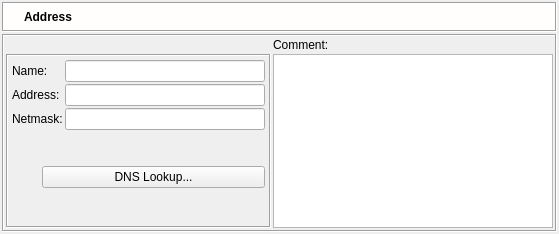
<ui version="4.0" >
 <class>IPv4Dialog_q</class>
 <widget class="QWidget" name="IPv4Dialog_q" >
  <property name="enabled" >
   <bool>true</bool>
  </property>
  <property name="geometry" >
   <rect>
    <x>0</x>
    <y>0</y>
    <width>559</width>
    <height>234</height>
   </rect>
  </property>
  <property name="windowTitle" >
   <string>IPv4</string>
  </property>
  <layout class="QGridLayout" >
   <property name="leftMargin" >
    <number>2</number>
   </property>
   <property name="topMargin" >
    <number>2</number>
   </property>
   <property name="rightMargin" >
    <number>2</number>
   </property>
   <property name="bottomMargin" >
    <number>2</number>
   </property>
   <property name="horizontalSpacing" >
    <number>2</number>
   </property>
   <property name="verticalSpacing" >
    <number>2</number>
   </property>
   <item row="0" column="0" >
    <layout class="QVBoxLayout" >
     <property name="spacing" >
      <number>2</number>
     </property>
     <property name="leftMargin" >
      <number>0</number>
     </property>
     <property name="topMargin" >
      <number>0</number>
     </property>
     <property name="rightMargin" >
      <number>0</number>
     </property>
     <property name="bottomMargin" >
      <number>0</number>
     </property>
     <item>
      <widget class="QFrame" name="frame3" >
       <property name="sizePolicy" >
        <sizepolicy vsizetype="Fixed" hsizetype="Preferred" >
         <horstretch>0</horstretch>
         <verstretch>0</verstretch>
        </sizepolicy>
       </property>
       <property name="minimumSize" >
        <size>
         <width>16</width>
         <height>30</height>
        </size>
       </property>
       <property name="palette" >
        <palette>
         <active>
          <colorrole role="Base" >
           <brush brushstyle="SolidPattern" >
            <color alpha="255" >
             <red>255</red>
             <green>255</green>
             <blue>255</blue>
            </color>
           </brush>
          </colorrole>
          <colorrole role="Window" >
           <brush brushstyle="SolidPattern" >
            <color alpha="255" >
             <red>255</red>
             <green>254</green>
             <blue>253</blue>
            </color>
           </brush>
          </colorrole>
         </active>
         <inactive>
          <colorrole role="Base" >
           <brush brushstyle="SolidPattern" >
            <color alpha="255" >
             <red>255</red>
             <green>255</green>
             <blue>255</blue>
            </color>
           </brush>
          </colorrole>
          <colorrole role="Window" >
           <brush brushstyle="SolidPattern" >
            <color alpha="255" >
             <red>255</red>
             <green>254</green>
             <blue>253</blue>
            </color>
           </brush>
          </colorrole>
         </inactive>
         <disabled>
          <colorrole role="Base" >
           <brush brushstyle="SolidPattern" >
            <color alpha="255" >
             <red>255</red>
             <green>254</green>
             <blue>253</blue>
            </color>
           </brush>
          </colorrole>
          <colorrole role="Window" >
           <brush brushstyle="SolidPattern" >
            <color alpha="255" >
             <red>255</red>
             <green>254</green>
             <blue>253</blue>
            </color>
           </brush>
          </colorrole>
         </disabled>
        </palette>
       </property>
       <property name="autoFillBackground" >
        <bool>true</bool>
       </property>
       <property name="frameShape" >
        <enum>QFrame::Box</enum>
       </property>
       <property name="frameShadow" >
        <enum>QFrame::Sunken</enum>
       </property>
       <layout class="QGridLayout" >
        <property name="leftMargin" >
         <number>2</number>
        </property>
        <property name="topMargin" >
         <number>2</number>
        </property>
        <property name="rightMargin" >
         <number>2</number>
        </property>
        <property name="bottomMargin" >
         <number>2</number>
        </property>
        <property name="horizontalSpacing" >
         <number>2</number>
        </property>
        <property name="verticalSpacing" >
         <number>2</number>
        </property>
        <item row="0" column="2" >
         <widget class="QLabel" name="editorTitle" >
          <property name="sizePolicy" >
           <sizepolicy vsizetype="Fixed" hsizetype="Preferred" >
            <horstretch>0</horstretch>
            <verstretch>0</verstretch>
           </sizepolicy>
          </property>
          <property name="font" >
           <font>
            <weight>75</weight>
            <bold>true</bold>
           </font>
          </property>
          <property name="frameShape" >
           <enum>QFrame::NoFrame</enum>
          </property>
          <property name="lineWidth" >
           <number>1</number>
          </property>
          <property name="midLineWidth" >
           <number>0</number>
          </property>
          <property name="text" >
           <string>Address</string>
          </property>
          <property name="wordWrap" >
           <bool>false</bool>
          </property>
         </widget>
        </item>
        <item row="0" column="0" >
         <widget class="QLabel" name="pixmapLabel1" >
          <property name="sizePolicy" >
           <sizepolicy vsizetype="Fixed" hsizetype="Fixed" >
            <horstretch>0</horstretch>
            <verstretch>0</verstretch>
           </sizepolicy>
          </property>
          <property name="pixmap" >
           <pixmap/>
          </property>
          <property name="scaledContents" >
           <bool>true</bool>
          </property>
          <property name="wordWrap" >
           <bool>false</bool>
          </property>
         </widget>
        </item>
        <item row="0" column="1" >
         <widget class="QLabel" name="label" >
          <property name="sizePolicy" >
           <sizepolicy vsizetype="Preferred" hsizetype="Maximum" >
            <horstretch>0</horstretch>
            <verstretch>0</verstretch>
           </sizepolicy>
          </property>
          <property name="text" >
           <string/>
          </property>
          <property name="pixmap" >
           <pixmap resource="MainRes.qrc" >:/Icons/IPv4/icon</pixmap>
          </property>
         </widget>
        </item>
       </layout>
      </widget>
     </item>
     <item>
      <widget class="QFrame" name="frame7" >
       <property name="sizePolicy" >
        <sizepolicy vsizetype="Preferred" hsizetype="Preferred" >
         <horstretch>0</horstretch>
         <verstretch>0</verstretch>
        </sizepolicy>
       </property>
       <property name="frameShape" >
        <enum>QFrame::Box</enum>
       </property>
       <property name="frameShadow" >
        <enum>QFrame::Sunken</enum>
       </property>
       <layout class="QGridLayout" >
        <property name="leftMargin" >
         <number>2</number>
        </property>
        <property name="topMargin" >
         <number>2</number>
        </property>
        <property name="rightMargin" >
         <number>2</number>
        </property>
        <property name="bottomMargin" >
         <number>2</number>
        </property>
        <property name="horizontalSpacing" >
         <number>2</number>
        </property>
        <property name="verticalSpacing" >
         <number>2</number>
        </property>
        <item row="0" column="1" >
         <widget class="QLabel" name="textLabel2" >
          <property name="text" >
           <string>Comment:</string>
          </property>
          <property name="wordWrap" >
           <bool>false</bool>
          </property>
         </widget>
        </item>
        <item row="1" column="1" >
         <widget class="QTextEdit" name="comment" >
          <property name="sizePolicy" >
           <sizepolicy vsizetype="Expanding" hsizetype="Expanding" >
            <horstretch>0</horstretch>
            <verstretch>100</verstretch>
           </sizepolicy>
          </property>
          <property name="minimumSize" >
           <size>
            <width>200</width>
            <height>0</height>
           </size>
          </property>
          <property name="tabChangesFocus" >
           <bool>true</bool>
          </property>
         </widget>
        </item>
        <item row="1" column="0" >
         <widget class="QFrame" name="frame14" >
          <property name="frameShape" >
           <enum>QFrame::Box</enum>
          </property>
          <property name="frameShadow" >
           <enum>QFrame::Sunken</enum>
          </property>
          <layout class="QGridLayout" >
           <item row="0" column="0" >
            <widget class="QLabel" name="textLabel1" >
             <property name="text" >
              <string>Name:</string>
             </property>
             <property name="wordWrap" >
              <bool>false</bool>
             </property>
            </widget>
           </item>
           <item row="0" column="1" >
            <widget class="QLineEdit" name="obj_name" >
             <property name="sizePolicy" >
              <sizepolicy vsizetype="Fixed" hsizetype="Preferred" >
               <horstretch>0</horstretch>
               <verstretch>0</verstretch>
              </sizepolicy>
             </property>
             <property name="minimumSize" >
              <size>
               <width>200</width>
               <height>0</height>
              </size>
             </property>
            </widget>
           </item>
           <item row="1" column="0" >
            <widget class="QLabel" name="textLabel2_2" >
             <property name="text" >
              <string>Address:</string>
             </property>
             <property name="wordWrap" >
              <bool>false</bool>
             </property>
            </widget>
           </item>
           <item row="1" column="1" >
            <widget class="QLineEdit" name="address" >
             <property name="sizePolicy" >
              <sizepolicy vsizetype="Fixed" hsizetype="Preferred" >
               <horstretch>0</horstretch>
               <verstretch>0</verstretch>
              </sizepolicy>
             </property>
            </widget>
           </item>
           <item row="2" column="0" >
            <widget class="QLabel" name="netmaskLabel" >
             <property name="text" >
              <string>Netmask:</string>
             </property>
             <property name="wordWrap" >
              <bool>false</bool>
             </property>
            </widget>
           </item>
           <item row="2" column="1" >
            <widget class="QLineEdit" name="netmask" >
             <property name="sizePolicy" >
              <sizepolicy vsizetype="Fixed" hsizetype="Preferred" >
               <horstretch>0</horstretch>
               <verstretch>0</verstretch>
              </sizepolicy>
             </property>
            </widget>
           </item>
           <item row="3" column="0" colspan="2" >
            <layout class="QHBoxLayout" >
             <property name="spacing" >
              <number>2</number>
             </property>
             <property name="leftMargin" >
              <number>0</number>
             </property>
             <property name="topMargin" >
              <number>0</number>
             </property>
             <property name="rightMargin" >
              <number>0</number>
             </property>
             <property name="bottomMargin" >
              <number>0</number>
             </property>
             <item>
              <spacer>
               <property name="orientation" >
                <enum>Qt::Vertical</enum>
               </property>
               <property name="sizeType" >
                <enum>QSizePolicy::MinimumExpanding</enum>
               </property>
               <property name="sizeHint" >
                <size>
                 <width>30</width>
                 <height>5</height>
                </size>
               </property>
              </spacer>
             </item>
             <item>
              <widget class="QPushButton" name="dnsLookup" >
               <property name="text" >
                <string>DNS Lookup...</string>
               </property>
              </widget>
             </item>
            </layout>
           </item>
          </layout>
         </widget>
        </item>
       </layout>
      </widget>
     </item>
    </layout>
   </item>
  </layout>
 </widget>
 <layoutdefault spacing="2" margin="4" />
 <tabstops>
  <tabstop>obj_name</tabstop>
  <tabstop>address</tabstop>
  <tabstop>netmask</tabstop>
  <tabstop>dnsLookup</tabstop>
  <tabstop>comment</tabstop>
 </tabstops>
 <resources>
  <include location="MainRes.qrc" />
 </resources>
 <connections>
  <connection>
   <sender>comment</sender>
   <signal>textChanged()</signal>
   <receiver>IPv4Dialog_q</receiver>
   <slot>changed()</slot>
   <hints>
    <hint type="sourcelabel" >
     <x>20</x>
     <y>20</y>
    </hint>
    <hint type="destinationlabel" >
     <x>20</x>
     <y>20</y>
    </hint>
   </hints>
  </connection>
  <connection>
   <sender>address</sender>
   <signal>textChanged(QString)</signal>
   <receiver>IPv4Dialog_q</receiver>
   <slot>changed()</slot>
   <hints>
    <hint type="sourcelabel" >
     <x>20</x>
     <y>20</y>
    </hint>
    <hint type="destinationlabel" >
     <x>20</x>
     <y>20</y>
    </hint>
   </hints>
  </connection>
  <connection>
   <sender>netmask</sender>
   <signal>textChanged(QString)</signal>
   <receiver>IPv4Dialog_q</receiver>
   <slot>changed()</slot>
   <hints>
    <hint type="sourcelabel" >
     <x>20</x>
     <y>20</y>
    </hint>
    <hint type="destinationlabel" >
     <x>20</x>
     <y>20</y>
    </hint>
   </hints>
  </connection>
  <connection>
   <sender>obj_name</sender>
   <signal>textChanged(QString)</signal>
   <receiver>IPv4Dialog_q</receiver>
   <slot>changed()</slot>
   <hints>
    <hint type="sourcelabel" >
     <x>20</x>
     <y>20</y>
    </hint>
    <hint type="destinationlabel" >
     <x>20</x>
     <y>20</y>
    </hint>
   </hints>
  </connection>
  <connection>
   <sender>dnsLookup</sender>
   <signal>clicked()</signal>
   <receiver>IPv4Dialog_q</receiver>
   <slot>DNSlookup()</slot>
   <hints>
    <hint type="sourcelabel" >
     <x>20</x>
     <y>20</y>
    </hint>
    <hint type="destinationlabel" >
     <x>20</x>
     <y>20</y>
    </hint>
   </hints>
  </connection>
 </connections>
</ui>
